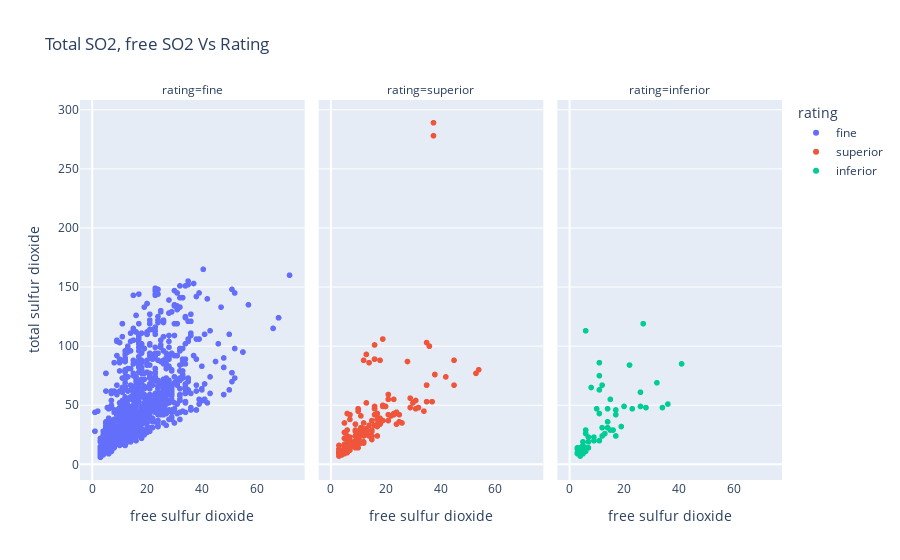

Notebook source saved alongside this figure:
### Markdown cell above
Conclusão - O gráfico acima mostra a distribuição do teor alcoólico em relação às avaliações. Podemos verificar que os vinhos de qualidade superior apresentam maior percentual de teor alcoólico enquanto que os vinhos de qualidade inferior apresentam menor percentual de teor alcoólico.

### Code cell
#vamos fazer as confirmações visuais 

fig = px.scatter(dataset, x="free sulfur dioxide", 
                 y="total sulfur dioxide", 
                 color="rating",
                 facet_col="rating", 
                 title="Total SO2, free SO2 Vs Rating")

fig.update_xaxes(showgrid=False)

fig.show()

### Figure 1 — Plotly figure (JSON) as saved in the notebook; plotly's stock layout.template omitted (floating-point values rounded to 4 significant figures; data arrays with more than 128 entries replaced by an {"elided": "..."} marker saying what was removed)
{"data": [{"hovertemplate": "rating=fine<br>free sulfur dioxide=%{x}<br>total sulfur dioxide=%{y}<extra></extra>", "legendgroup": "fine", "marker": {"color": "#636efa", "symbol": "circle"}, "mode": "markers", "name": "fine", "showlegend": true, "type": "scattergl", "x": {"elided": "1319 float values"}, "xaxis": "x", "y": {"elided": "1319 float values"}, "yaxis": "y"}, {"hovertemplate": "rating=superior<br>free sulfur dioxide=%{x}<br>total sulfur dioxide=%{y}<extra></extra>", "legendgroup": "superior", "marker": {"color": "#EF553B", "symbol": "circle"}, "mode": "markers", "name": "superior", "showlegend": true, "type": "scattergl", "x": {"elided": "217 float values"}, "xaxis": "x2", "y": {"elided": "217 int values"}, "yaxis": "y2"}, {"hovertemplate": "rating=inferior<br>free sulfur dioxide=%{x}<br>total sulfur dioxide=%{y}<extra></extra>", "legendgroup": "inferior", "marker": {"color": "#00cc96", "symbol": "circle"}, "mode": "markers", "name": "inferior", "showlegend": true, "type": "scattergl", "x": [6, 7, 17, 8, 11, 27, 41, 32, 9, 17, 4, 12, 15, 12, 26, 26, 10, 5, 14, 6, 7, 11, 5, 5, 5, 22, 4, 5, 4, 5, 34, 36, 28, 7, 6, 11, 6, 3, 23, 5, 14, 6, 12, 11, 17, 13, 3, 6, 5, 15, 11, 4, 16, 14, 6, 19, 20, 3, 6, 3, 4, 6, 9], "xaxis": "x3", "y": [29, 19, 46, 65, 43, 119, 85, 69, 20, 42, 8, 31, 55, 67, 61, 49, 47, 16, 47, 14, 23, 86, 14, 13, 14, 84, 14, 12, 7, 9, 48, 51, 48, 14, 11, 75, 26, 13, 47, 19, 36, 113, 24, 20, 24, 26, 10, 12, 9, 29, 63, 8, 29, 31, 13, 32, 49, 14, 13, 9, 11, 12, 23], "yaxis": "y3"}], "layout": {"annotations": [{"font": {}, "showarrow": false, "text": "rating=fine", "x": 0.16, "xanchor": "center", "xref": "paper", "y": 1, "yanchor": "bottom", "yref": "paper"}, {"font": {}, "showarrow": false, "text": "rating=superior", "x": 0.5, "xanchor": "center", "xref": "paper", "y": 1, "yanchor": "bottom", "yref": "paper"}, {"font": {}, "showarrow": false, "text": "rating=inferior", "x": 0.84, "xanchor": "center", "xref": "paper", "y": 1, "yanchor": "bottom", "yref": "paper"}], "legend": {"title": {"text": "rating"}, "tracegroupgap": 0}, "title": {"text": "Total SO2, free SO2 Vs Rating"}, "xaxis": {"anchor": "y", "domain": [0, 0.32], "showgrid": false, "title": {"text": "free sulfur dioxide"}}, "xaxis2": {"anchor": "y2", "domain": [0.34, 0.66], "matches": "x", "showgrid": false, "title": {"text": "free sulfur dioxide"}}, "xaxis3": {"anchor": "y3", "domain": [0.68, 1.0], "matches": "x", "showgrid": false, "title": {"text": "free sulfur dioxide"}}, "yaxis": {"anchor": "x", "domain": [0, 1], "title": {"text": "total sulfur dioxide"}}, "yaxis2": {"anchor": "x2", "domain": [0, 1], "matches": "y", "showticklabels": false}, "yaxis3": {"anchor": "x3", "domain": [0, 1], "matches": "y", "showticklabels": false}}}
